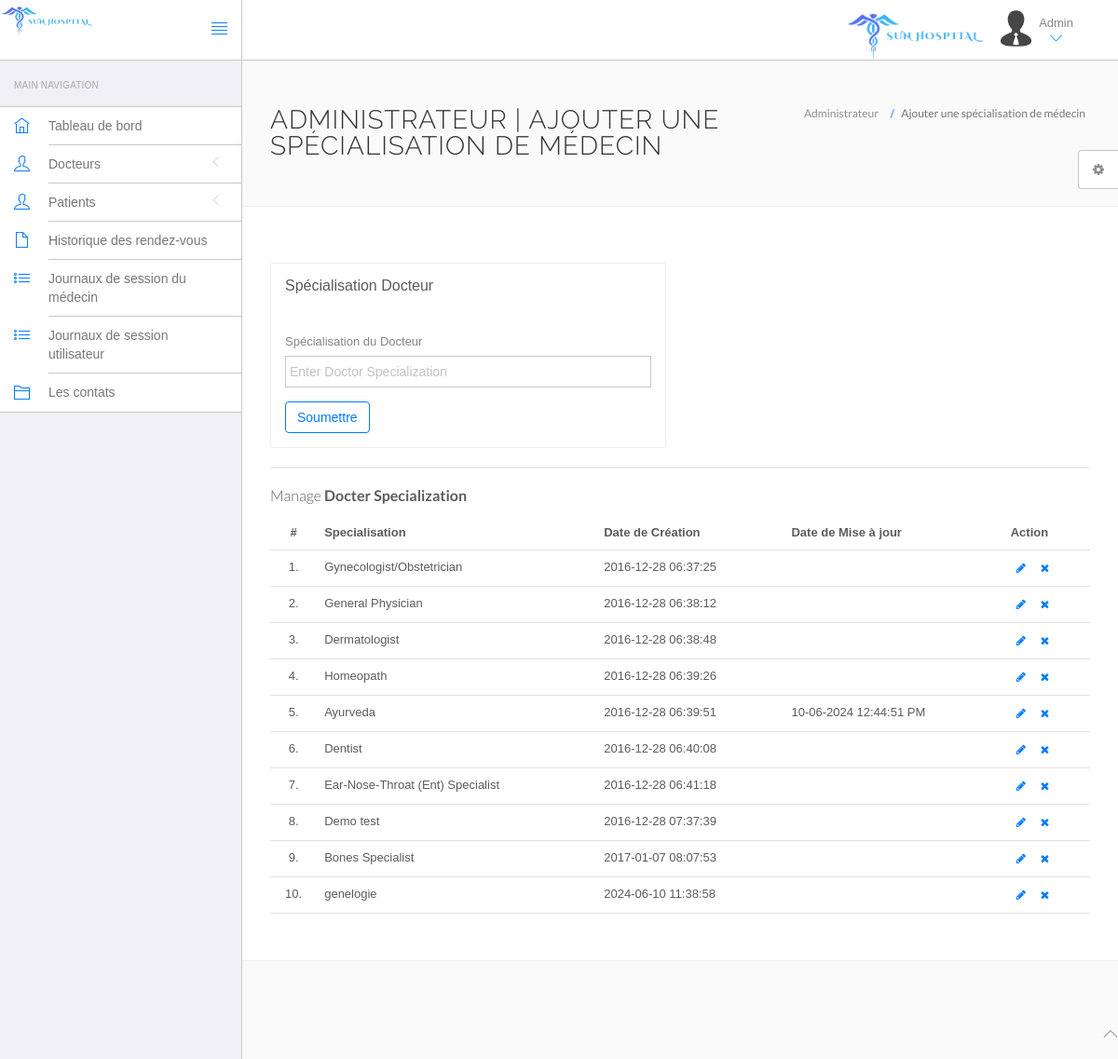
Page /hms/admin/doctor-specilization.php (signed in) on the committed database.
### tables this page shows
CREATE TABLE `doctorspecilization` (
  `id` int NOT NULL,
  `specilization` varchar(255) NOT NULL,
  `creationDate` timestamp NOT NULL DEFAULT CURRENT_TIMESTAMP,
  `updationDate` varchar(150) DEFAULT NULL
);

### hms/admin/doctor-specilization.php (the view, shortened to what this page needs)
<?php
require 'include/config.php';
?>
<!DOCTYPE html>
<html lang="en">
	<head>
		<link rel="stylesheet" href="vendor/bootstrap/css/bootstrap.min.css">
		<link rel="stylesheet" href="vendor/fontawesome/css/font-awesome.min.css">
		<link rel="stylesheet" href="vendor/themify-icons/themify-icons.min.css">
		<link href="vendor/animate.css/animate.min.css" rel="stylesheet" media="screen">
		<link href="vendor/perfect-scrollbar/perfect-scrollbar.min.css" rel="stylesheet" media="screen">
		<link href="vendor/switchery/switchery.min.css" rel="stylesheet" media="screen">
		<link href="vendor/bootstrap-touchspin/jquery.bootstrap-touchspin.min.css" rel="stylesheet" media="screen">
		<link href="vendor/select2/select2.min.css" rel="stylesheet" media="screen">
		<link href="vendor/bootstrap-datepicker/bootstrap-datepicker3.standalone.min.css" rel="stylesheet" media="screen">
		<link href="vendor/bootstrap-timepicker/bootstrap-timepicker.min.css" rel="stylesheet" media="screen">
		<link rel="stylesheet" href="assets/css/styles.css">
		<link rel="stylesheet" href="assets/css/plugins.css">
		<link rel="stylesheet" href="assets/css/themes/theme-1.css" id="skin_color" />
	</head>
	<body>
		<div id="app">
<?php require 'include/sidebar.php';?>
			<div class="app-content">
						<?php require 'include/header.php';?>
				<div class="main-content" >
					<div class="wrap-content container" id="container">
						<section id="page-title">
							<div class="row">
								<div class="col-sm-8">
									<h1 class="mainTitle">Administrateur | Ajouter une spécialisation de médecin</h1>
																	</div>
								<ol class="breadcrumb">
									<li>
										<span>Administrateur</span>
									</li>
									<li class="active">
										<span>Ajouter une spécialisation de médecin</span>
									</li>
								</ol>
							</div>
						</section>
						<div class="container-fluid container-fullw bg-white">
							<div class="row">
								<div class="col-md-12">
									<div class="row margin-top-30">
										<div class="col-lg-6 col-md-12">
											<div class="panel panel-white">
												<div class="panel-heading">
													<h5 class="panel-title">Spécialisation Docteur</h5>
												</div>
												<div class="panel-body">
													<form role="form" name="dcotorspcl" method="post" >
														<div class="form-group">
															<label for="exampleInputEmail1">
															Spécialisation du Docteur
															</label>
							<input type="text" name="doctorspecilization" class="form-control"  placeholder="Enter Doctor Specialization">
														</div>
														<button type="submit" name="submit" class="btn btn-o btn-primary">
															Soumettre
														</button>
													</form>
												</div>
											</div>
										</div>
											</div>
										</div>
									<div class="col-lg-12 col-md-12">
											<div class="panel panel-white">
											</div>
										</div>
									</div>
									<div class="row">
								<div class="col-md-12">
									<h5 class="over-title margin-bottom-15">Manage <span class="text-bold">Docter Specialization</span></h5>
									<table class="table table-hover" id="sample-table-1">
										<thead>
											<tr>
												<th class="center">#</th>
												<th>Specialisation</th>
												<th class="hidden-xs">Date de Création</th>
												<th>Date de Mise à jour</th>
												<th>Action</th>
											</tr>
										</thead>
										<tbody>
<?php
$sql=$con->prepare("select * from doctorSpecilization");
$sql->execute();
$array = $sql->fetchAll();
$cnt=1;
foreach($array as $row)
{
?>
											<tr>
												<td class="center"><?php echo $cnt;?>.</td>
												<td class="hidden-xs"><?php echo $row['specilization'];?></td>
												<td><?php echo $row['creationDate'];?></td>
												<td><?php echo $row['updationDate'];?>
												</td>
												<td >
												<div class="visible-md visible-lg hidden-sm hidden-xs">
							<a href="edit-doctor-specialization.php?id=<?php echo $row['id'];?>" class="btn btn-transparent btn-xs" tooltip-placement="top" tooltip="Edit"><i class="fa fa-pencil"></i></a>
	<a href="doctor-specilization.php?id=<?php echo $row['id']?>&del=delete" onClick="return confirm('Are you sure you want to delete?')"class="btn btn-transparent btn-xs tooltips" tooltip-placement="top" tooltip="Remove"><i class="fa fa-times fa fa-white"></i></a>
												</div>
												</td>
											</tr>
											<?php
$cnt=$cnt+1;
											 }?>
										</tbody>
									</table>
								</div>
							</div>
								</div>
							</div>
						</div>
					</div>
				</div>
	<?php require 'include/footer.php';?>
	<?php require 'include/setting.php';?>
	</body>
</html>

### hms/admin/assets/css/themes/theme-1.css (style rules this page uses)
body { background: #FAFAFA; }

### rows in the picture
doctorspecilization: specilization "Gynecologist/Obstetrician", creationDate "2016-12-28 06:37:25"
doctorspecilization: specilization "General Physician", creationDate "2016-12-28 06:38:12"
doctorspecilization: specilization "Dermatologist", creationDate "2016-12-28 06:38:48"
doctorspecilization: specilization "Homeopath", creationDate "2016-12-28 06:39:26"
doctorspecilization: specilization "Ayurveda", creationDate "2016-12-28 06:39:51", updationDate "10-06-2024 12:44:51 PM"
doctorspecilization: specilization "Dentist", creationDate "2016-12-28 06:40:08"
doctorspecilization: specilization "Ear-Nose-Throat (Ent) Specialist", creationDate "2016-12-28 06:41:18"
doctorspecilization: specilization "Demo test", creationDate "2016-12-28 07:37:39"
doctorspecilization: specilization "Bones Specialist", creationDate "2017-01-07 08:07:53"
doctorspecilization: specilization "genelogie", creationDate "2024-06-10 11:38:58"
